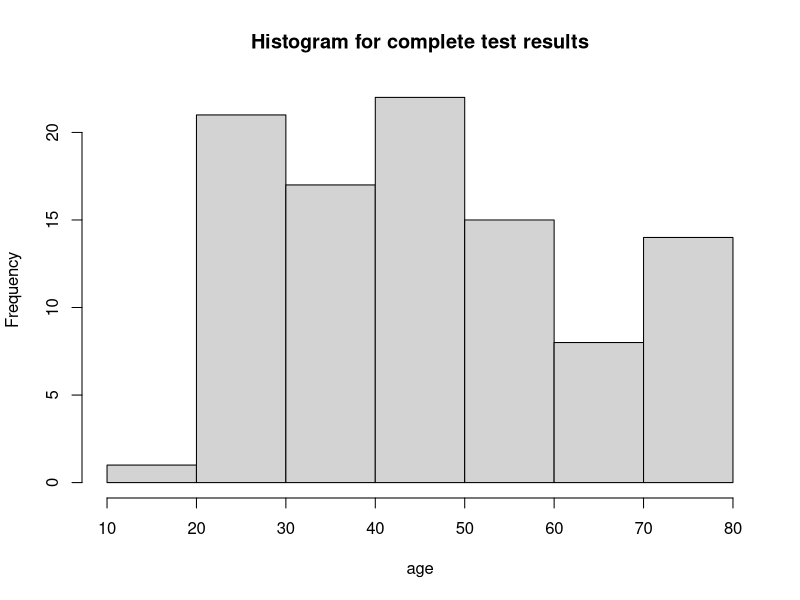
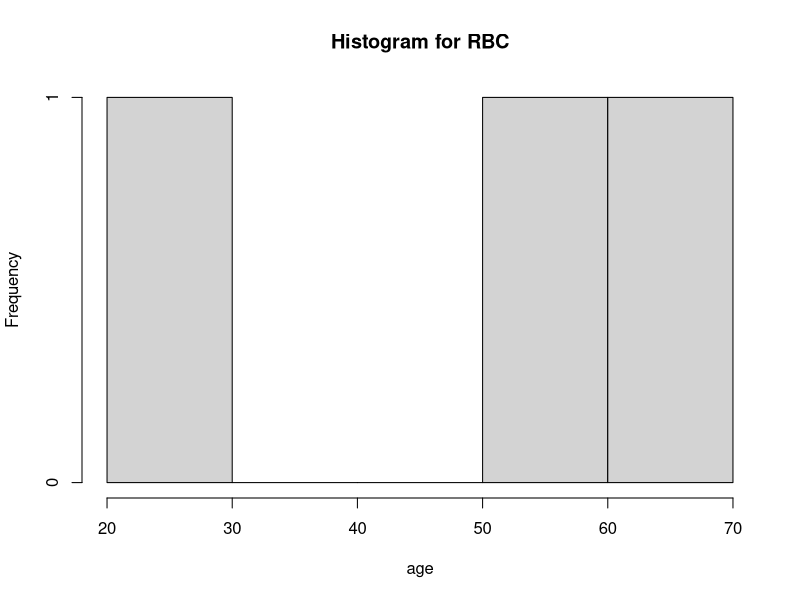
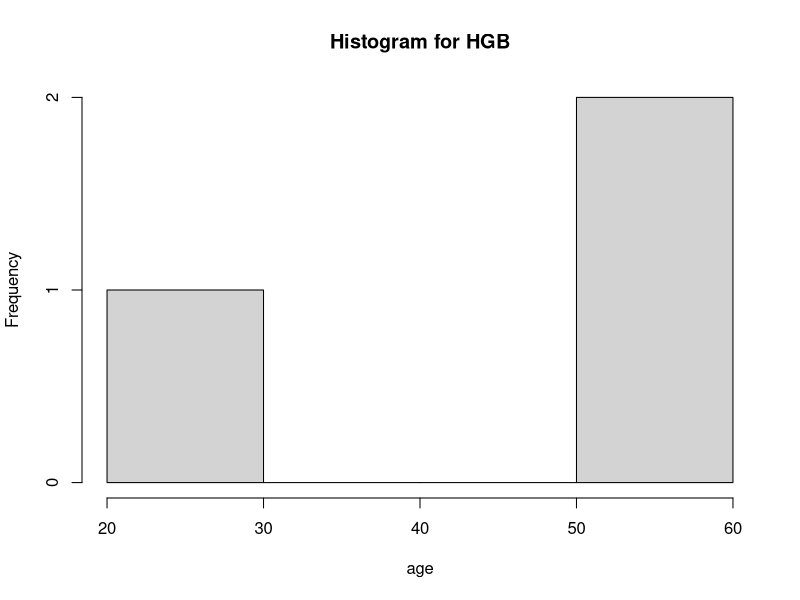
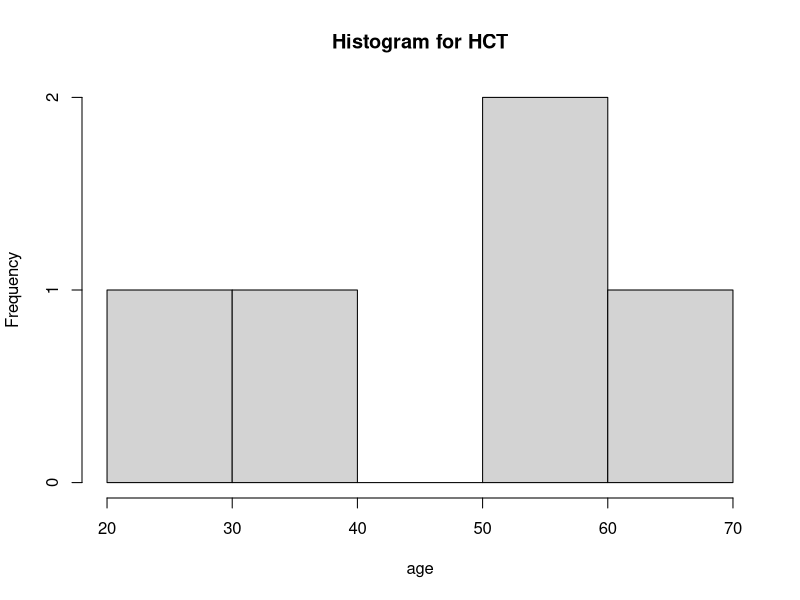
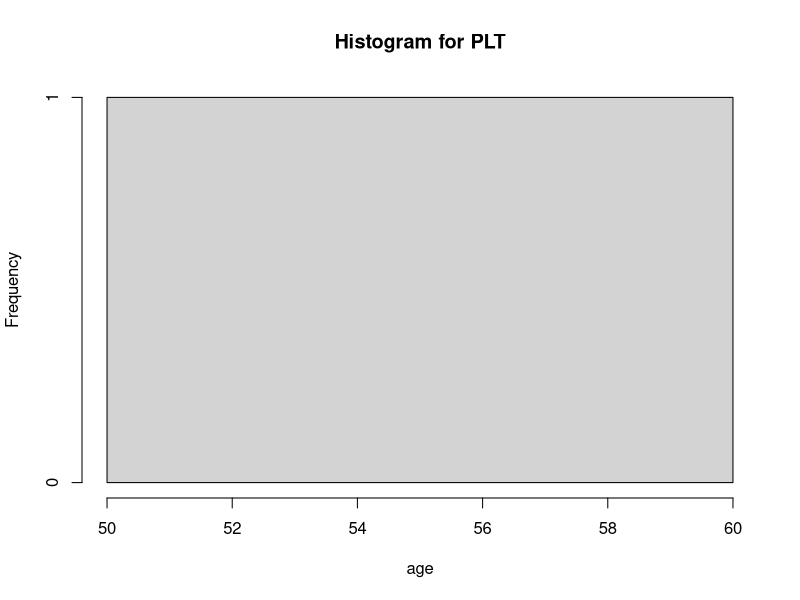
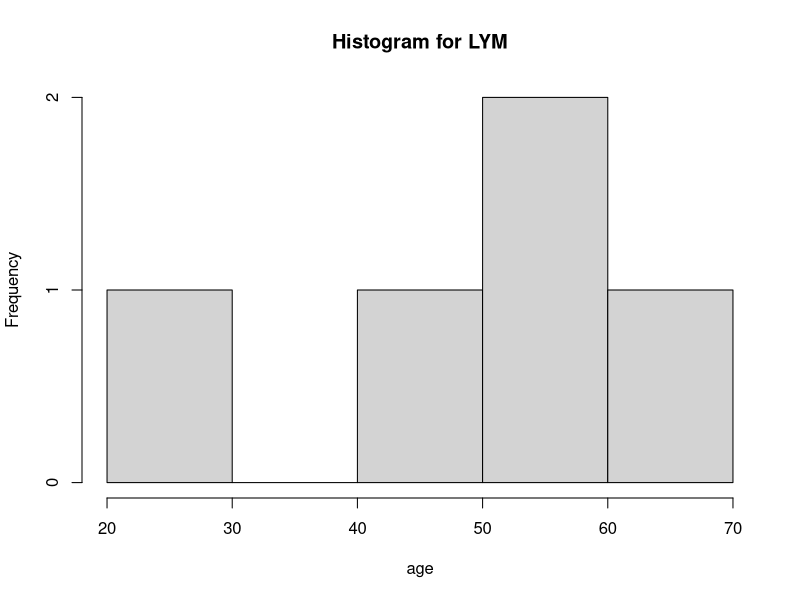

Recreate these plots in R, in order.
library(ggplot2)
library(dplyr)
rowData = read.csv(file = "test_results.csv")

analysisTypes = colnames(rowData[, 4:10])

completeTestResults = rowData %>%
  filter_at(vars(all_of(analysisTypes)), all_vars(!is.na(.)))

# Statistics
getmode = function(v) {
  uniqv = unique(v)
  uniqv[which.max(tabulate(match(v, uniqv)))]
}

getStatistics = function(rowData,
                         analysisType,
                         statisticsFileName = "statistics.txt") {
  data = rowData[which(is.na(rowData[[analysisType]])),]
  
  if (nrow(data) > 0) {
    resultStr = paste("*********************", "\n", sep = "")
    resultStr = paste(resultStr, "Statistics for ", analysisType, "\n", sep = "")
    cat(resultStr, file = statisticsFileName, append = TRUE)
    resultStr = ""
    genderStatistics = as.data.frame(table(data$gender))
    colnames(genderStatistics) = c("Gender", "Frequency")
    write.table(
      genderStatistics,
      file = statisticsFileName,
      append = TRUE,
      quote = FALSE,
      row.names = FALSE,
      col.names = TRUE,
      sep = "\t"
    )
    resultStr = paste(resultStr, "Median of age: ", median(data$age), "\n", sep = "")
    resultStr = paste(resultStr, "Mode of age: ", getmode(data$age), "\n", sep = "")
    # Append Results To Text File
    cat(resultStr, file = statisticsFileName, append = TRUE)
    # Disease Statistics
    typeTable = as.data.frame(table(data$Type))
    colnames(typeTable) = c("Type", "Frequency")
    # Append Disease Statistics To Text File
    write.table(
      typeTable,
      file = statisticsFileName,
      append = TRUE,
      quote = FALSE,
      row.names = FALSE,
      col.names = TRUE,
      sep = "\t"
    )
  }
}

statisticsFileName = "statistics.txt"
if (file.exists(statisticsFileName)) {
  file.remove(statisticsFileName)
}

for (analysisType in analysisTypes) {
  getStatistics(rowData, analysisType)
}

# Plots
drawHist = function(rowData, analysisType) {
  data = rowData[which(is.na(rowData[[analysisType]])),]
  if (nrow(data) > 0) {
    hist(data$age,
         main = paste("Histogram for", analysisType),
         xlab = "age")
  }
}

pdf("plots.pdf")
hist(completeTestResults$age, main = "Histogram for complete test results", xlab = "age")
for (analysisType in analysisTypes) {
  drawHist(rowData, analysisType)
}

dev.off()

# Filled Data
fillData = function(rowData, analysisType) {
  filledData = data.frame(rowData)
  for (i in row.names(rowData[which(is.na(rowData[[analysisType]])),])) {
    sampleData = rowData[which(
      !is.na(rowData[[analysisType]]) &
        abs(rowData$age - rowData[i,]$age) <= 5 &
        rowData$gender == rowData[i, ]$gender &
        rowData$Type == rowData[i, ]$Type
    ), ]
    if (nrow(sampleData) > 0) {
      filledData[i, ][[analysisType]] = median(sampleData[[analysisType]])
    }
  }
  
  return(filledData)
}

filledData = data.frame(rowData)
for (analysisType in analysisTypes) {
  filledData = data.frame(fillData(filledData, analysisType))
}

write.csv(filledData, "filled_test_results.csv", row.names = FALSE)

# Comparison With Norms
norms = read.csv(file = "norms.csv")
# To get proper structure we can just copy filled data
# Later we will put actual delta values
deltaNorms = data.frame(filledData)

getNormDelta = function(norms, analysisType, value) {
  delta = 0
  # norms is a data frame with two rows
  # norms[2, ] upper limit of the norm
  # norms[1, ] bottom
  if (value > norms[2, analysisType]) {
    delta  = value - norms[2, analysisType]
  } else if (value < norms[1, analysisType]) {
    delta = value - norms[1, analysisType]
  }
  return(delta)
}

for (i in row.names(deltaNorms)) {
  for (analysisType in analysisTypes) {
    delta = NA
    value = deltaNorms[i, analysisType]
    if (!is.na(value)) {
      currentNorms = norms %>% filter(gender == deltaNorms[i, "gender"])
      delta = getNormDelta(currentNorms, analysisType, value)
    }
    deltaNorms[i, analysisType] = delta
  }
}